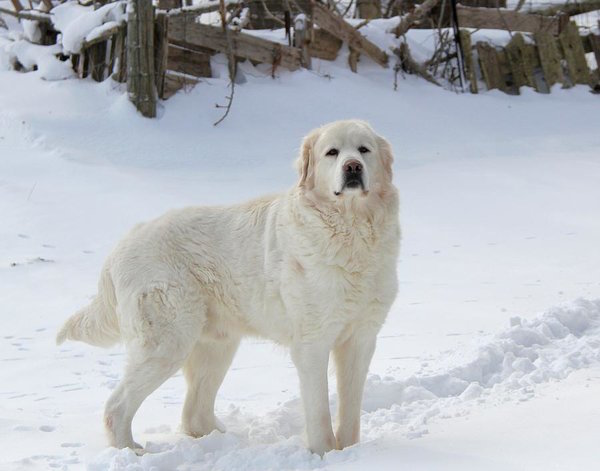
#> input picture data_generate/working_dir/file_system_new/image_data/dog.jpg, 600 x 471 px
$ python -i upscale_image.py   (imports and definitions only)
#> lines starting #> are read from the running program, lines starting #| are printed output that depends on the picture
import os
import json
from PIL import Image, ImageEnhance
import cv2
import numpy as np
from typing import Dict, Any, Optional
from dotenv import load_dotenv
# [1 line not run here, left out]

def upscale_image(input_path: str, output_path: str = None,
                  scale_factor: float = 2.0, method: str = "lanczos",
                  preserve_quality: bool = True, output_format: str = "png"):
    """
    Upscale an image to higher resolution.

    Parameters:
    - input_path (str): Path to input image file
    - output_path (str): Path for output file (optional, auto-generated if not provided)
    - scale_factor (float): Scale factor for upscaling (1.0-4.0)
    - method (str): Upscaling method ("lanczos", "bicubic", "bilinear", "nearest")
    - preserve_quality (bool): Whether to preserve image quality during upscaling
    - output_format (str): Output image format ("png", "jpg", "tiff")

    Returns:
    - dict: Upscaling result information
    """
#> called with scale_factor = 2, method = 'lanczos', preserve_quality = True, output_format = 'png'

    try:
        # Validate parameters
        if not input_path or not os.path.exists(input_path):
            return {"error": "Input image file not found"}

        if scale_factor < 1.0 or scale_factor > 4.0:
            return {"error": "Scale factor must be between 1.0 and 4.0"}

        if method not in ["lanczos", "bicubic", "bilinear", "nearest"]:
            return {"error": "Method must be 'lanczos', 'bicubic', 'bilinear', or 'nearest'"}

        if output_format not in ["png", "jpg", "tiff"]:
            return {"error": "Output format must be 'png', 'jpg', or 'tiff'"}

        # Set output path if not provided
        if not output_path:
            base_name = os.path.splitext(os.path.basename(input_path))[0]
            output_path = f"{base_name}_upscaled.{output_format}"

        # Load image
        image = Image.open(input_path)
#> image is the input picture: PIL image 600x471 RGB; mean R, G, B 181.6, 184.1, 187.9
        original_size = image.size
#> original_size = (600, 471)

        # Calculate new size
        new_width = int(original_size[0] * scale_factor)
#> new_width = 1200
        new_height = int(original_size[1] * scale_factor)
#> new_height = 942
        new_size = (new_width, new_height)
#> new_size = (1200, 942)

        # Apply upscaling based on method
        if method == "lanczos":
            result_image = upscale_lanczos(image, new_size, preserve_quality)
        elif method == "bicubic":
            result_image = upscale_bicubic(image, new_size, preserve_quality)
        elif method == "bilinear":
            result_image = upscale_bilinear(image, new_size, preserve_quality)
        elif method == "nearest":
            result_image = upscale_nearest(image, new_size, preserve_quality)

        # Save result
        save_options = {}
        if output_format == "jpg":
            save_options["quality"] = 95 if preserve_quality else 85
        elif output_format == "png":
            save_options["optimize"] = True

        result_image.save(output_path, **save_options)

        # Calculate quality metrics
        quality_metrics = calculate_quality_metrics(image, result_image)

        result = {
            "input_file": input_path,
            "output_path": output_path,
            "scale_factor": scale_factor,
            "method": method,
            "preserve_quality": preserve_quality,
            "output_format": output_format,
            "original_size": original_size,
            "new_size": new_size,
            "pixel_increase": new_width * new_height - original_size[0] * original_size[1],
            "quality_metrics": quality_metrics,
            "success": True
        }

        # Add file information
        if os.path.exists(output_path):
            result["input_size"] = os.path.getsize(input_path)
            result["output_size"] = os.path.getsize(output_path)
            result["size_ratio"] = round(result["output_size"] / result["input_size"], 3)

        return result

    except Exception as e:
        return {"error": f"Error upscaling image: {str(e)}"}

def upscale_lanczos(image: Image.Image, new_size: tuple, preserve_quality: bool) -> Image.Image:
    """Upscale using Lanczos resampling."""
#> called with new_size = (1200, 942), preserve_quality = True
    # Lanczos is generally the best for upscaling
    resampling = Image.Resampling.LANCZOS

    # Upscale
    upscaled = image.resize(new_size, resampling)

    # Apply quality enhancements if requested
    if preserve_quality:
        upscaled = enhance_quality(upscaled)

    return upscaled

def upscale_bicubic(image: Image.Image, new_size: tuple, preserve_quality: bool) -> Image.Image:
    """Upscale using bicubic interpolation."""
    resampling = Image.Resampling.BICUBIC

    # Upscale
    upscaled = image.resize(new_size, resampling)

    # Apply quality enhancements if requested
    if preserve_quality:
        upscaled = enhance_quality(upscaled)

    return upscaled

def upscale_bilinear(image: Image.Image, new_size: tuple, preserve_quality: bool) -> Image.Image:
    """Upscale using bilinear interpolation."""
    resampling = Image.Resampling.BILINEAR

    # Upscale
    upscaled = image.resize(new_size, resampling)

    # Apply quality enhancements if requested
    if preserve_quality:
        upscaled = enhance_quality(upscaled)

    return upscaled

def upscale_nearest(image: Image.Image, new_size: tuple, preserve_quality: bool) -> Image.Image:
    """Upscale using nearest neighbor interpolation."""
    resampling = Image.Resampling.NEAREST

    # Upscale
    upscaled = image.resize(new_size, resampling)

    # Apply quality enhancements if requested
    if preserve_quality:
        upscaled = enhance_quality(upscaled)

    return upscaled

def enhance_quality(image: Image.Image) -> Image.Image:
    """Apply quality enhancement techniques."""
    # Slight sharpening
    enhancer = ImageEnhance.Sharpness(image)
    image = enhancer.enhance(1.1)
#> image: PIL image 1200x942 RGB

    # Slight contrast enhancement
    enhancer = ImageEnhance.Contrast(image)
    image = enhancer.enhance(1.05)

    return image

def calculate_quality_metrics(original: Image.Image, upscaled: Image.Image) -> Dict[str, float]:
    """Calculate quality metrics for upscaled image."""
    try:
        # Resize upscaled image back to original size for comparison
        temp_upscaled = upscaled.resize(original.size, Image.Resampling.LANCZOS)

        # Convert to numpy arrays
        original_array = np.array(original.convert('L'))  # Convert to grayscale
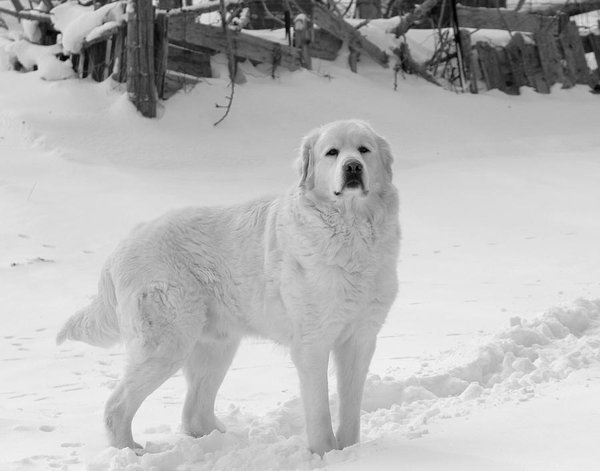
#> original_array: shape (471, 600); min 0, max 248, mean 183.8
        upscaled_array = np.array(temp_upscaled.convert('L'))

        # Calculate MSE (Mean Squared Error)
        mse = np.mean((original_array.astype(float) - upscaled_array.astype(float)) ** 2)
#> mse = 7.74

        # Calculate PSNR (Peak Signal-to-Noise Ratio)
        psnr = 20 * np.log10(255.0 / np.sqrt(mse)) if mse > 0 else float('inf')
#> psnr = 39.24

        # Calculate SSIM-like metric (simplified)
        original_mean = np.mean(original_array)
#> original_mean = 183.8
        upscaled_mean = np.mean(upscaled_array)
#> upscaled_mean = 183.2
        original_var = np.var(original_array)
#> original_var = 2533.1
        upscaled_var = np.var(upscaled_array)
#> upscaled_var = 2805

        # Simplified SSIM calculation
        c1 = (0.01 * 255) ** 2
        c2 = (0.03 * 255) ** 2

        numerator = (2 * original_mean * upscaled_mean + c1) * (2 * np.cov(original_array.flatten(), upscaled_array.flatten())[0, 1] + c2)
#> numerator = 363020952.3
        denominator = (original_mean ** 2 + upscaled_mean ** 2 + c1) * (original_var + upscaled_var + c2)
#> denominator = 363517249

        ssim = numerator / denominator if denominator > 0 else 0
#> ssim = 0.999

        return {
            "mse": round(mse, 2),
            "psnr": round(psnr, 2) if psnr != float('inf') else 0,
            "ssim": round(ssim, 3)
        }

    except Exception as e:
        return {
            "mse": 0,
            "psnr": 0,
            "ssim": 0
        }


# [5 lines not run here, left out]

>>> result = upscale_image('../../../../working_dir/file_system_new/image_data/dog.jpg')
#> in upscale_image, `quality_metrics = calculate_quality_metrics(image, result_image)`: quality_metrics = {'mse': 7.74, 'psnr': 39.24, 'ssim': 0.999}
#> result = 14 items
